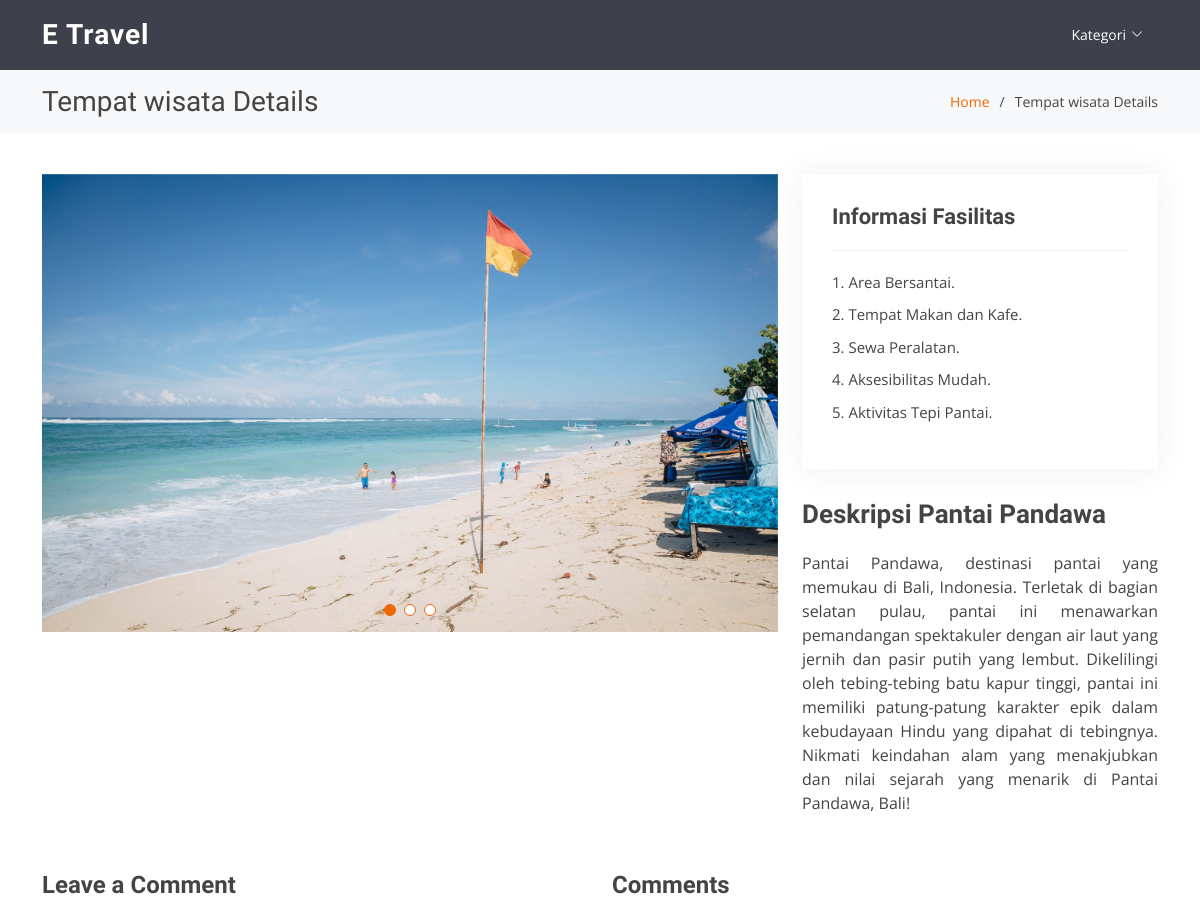
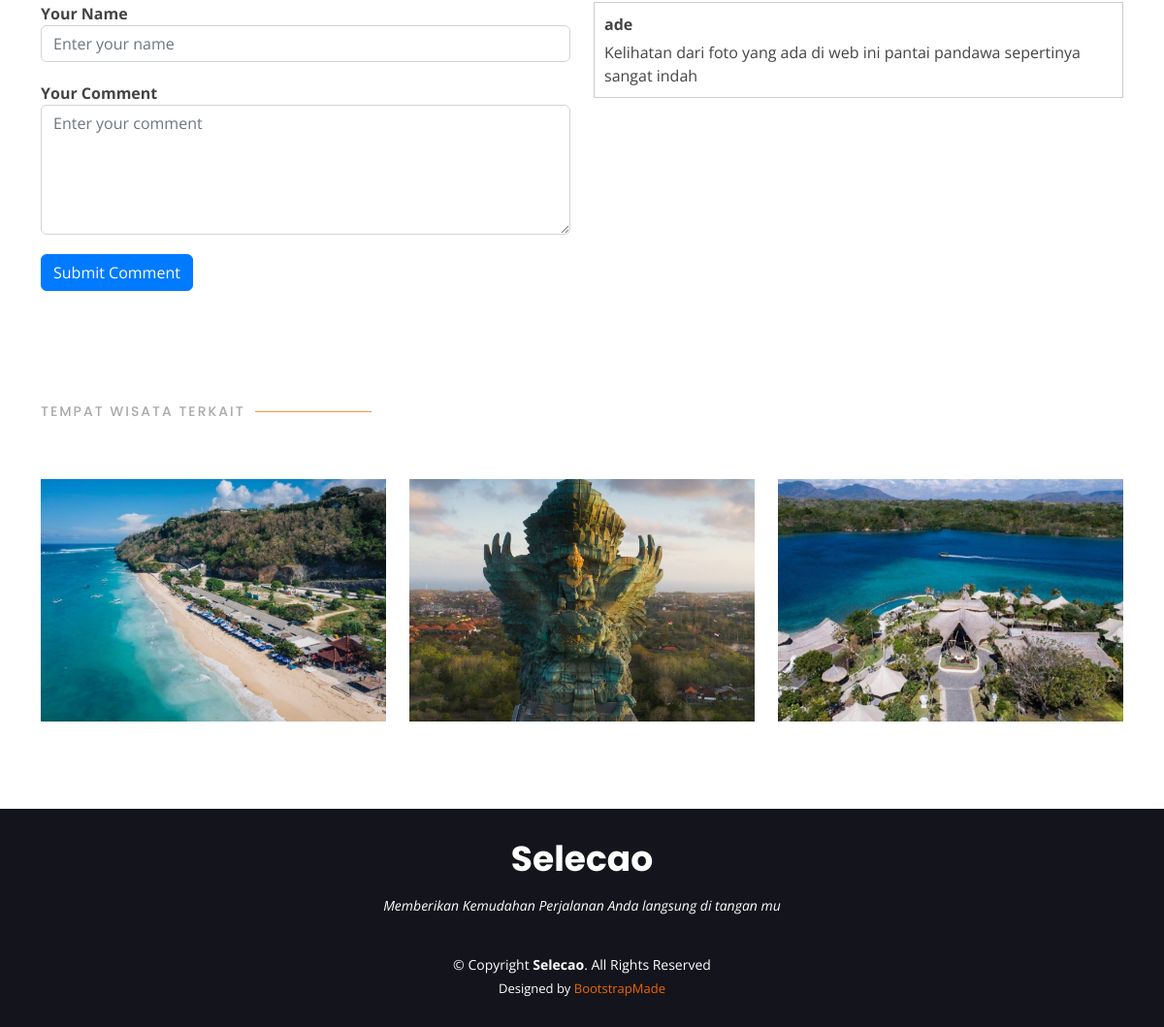
The app's page /portfolio-details.php?id_tempat_wisata=1 with its own data (2 pictures, top to bottom).
### tables this page shows
CREATE TABLE `image` (
  `id_image` int(11) NOT NULL,
  `image` varchar(255) NOT NULL,
  `image_satu` varchar(255) NOT NULL,
  `image_dua` varchar(255) NOT NULL,
  `id_tempat_wisata` int(11) NOT NULL
);

CREATE TABLE `fasilitas` (
  `id_fasilitas` int(11) NOT NULL,
  `deskripsi_fasilitas` text NOT NULL,
  `id_tempat_wisata` int(11) NOT NULL
);

CREATE TABLE `tempat_wisata` (
  `id_tempat_wisata` int(11) NOT NULL,
  `name_tw` varchar(255) NOT NULL,
  `deskripsi` text NOT NULL,
  `image_tw` varchar(255) NOT NULL,
  `id_daerah_wisata` int(11) NOT NULL,
  `id_kategori` int(11) NOT NULL
);

CREATE TABLE `komentar` (
  `id_komentar` int(11) NOT NULL,
  `komentar` text NOT NULL,
  `name_user` varchar(100) NOT NULL,
  `id_tempat_wisata` int(11) NOT NULL
);

### public/portfolio-details.php (the view, shortened to what this page needs)
<!DOCTYPE html>
<html lang="en">
<head>
    <link href="assets/vendor/animate.css/animate.min.css" rel="stylesheet">
    <link href="assets/vendor/aos/aos.css" rel="stylesheet">
    <link href="assets/vendor/bootstrap/css/bootstrap.min.css" rel="stylesheet">
    <link href="assets/vendor/bootstrap-icons/bootstrap-icons.css" rel="stylesheet">
    <link href="assets/vendor/boxicons/css/boxicons.min.css" rel="stylesheet">
    <link href="assets/vendor/glightbox/css/glightbox.min.css" rel="stylesheet">
    <link href="assets/vendor/remixicon/remixicon.css" rel="stylesheet">
    <link href="assets/vendor/swiper/swiper-bundle.min.css" rel="stylesheet">
    <link href="assets/css/style.css" rel="stylesheet">
</head>
<body>
    <header id="header" class="fixed-top d-flex align-items-center  ">
    <div class="container d-flex align-items-center justify-content-between">
      <div class="logo">
        <h1><a href="index.php">E Travel</a></h1>
      </div>
      <nav id="navbar" class="navbar">
        <ul>
          <li class="dropdown"><a href="#"><span>Kategori</span> <i class="bi bi-chevron-down"></i></a>
          </li>
        </ul>
      </nav>
      </div>
  </header>
    <main id="main">
        <section id="breadcrumbs" class="breadcrumbs">
            <div class="container">
                <div class="d-flex justify-content-between align-items-center">
                    <h2>Tempat wisata Details</h2>
                    <ol>
                        <li><a href="index.php">Home</a></li>
                        <li>Tempat wisata Details</li>
                    </ol>
                </div>
            </div>
        </section>
        <section id="portfolio-details" class="portfolio-details">
            <div class="container">
                <div class="row gy-4">
                    <div class="col-lg-8">
                        <div class="portfolio-details-slider swiper">
                            <div class="swiper-wrapper align-items-center">
                                <?php
                                include "../config/config.php";
                                $id_tempat_wisata = $_GET['id_tempat_wisata'];
                                $data = mysqli_query($host, "SELECT * FROM `image` WHERE `id_tempat_wisata` = $id_tempat_wisata");
                                while ($d = mysqli_fetch_array($data)) {
                                ?>
                                    <div class="swiper-slide">
                                        <img src="../admin/assets/img/<?php echo $d["image"]; ?>" data-gallery="portfolioGallery" class="portfolio-lightbox preview-link" alt="">
                                    </div>
                                <?php
                                }
                                ?>
                            </div>
                            <div class="swiper-pagination"></div>
                        </div>
                    </div>
                    <div class="col-lg-4">
                        <?php
                        $query = "SELECT deskripsi_fasilitas FROM fasilitas WHERE id_tempat_wisata = $id_tempat_wisata";
                        $result = mysqli_query($host, $query);
                        $row = mysqli_fetch_assoc($result);
                        $description = $row['deskripsi_fasilitas'];
                        $items = explode("\n", $description);
                        ?>
                        <div class="portfolio-info">
                            <h3>Informasi Fasilitas</h3>
                            <ul>
                                <?php foreach ($items as $item) { ?>
                                    <?php if (!empty($item)) { ?>
                                        <li><strong></strong> <?php echo trim($item); ?><br></li>
                                    <?php } ?>
                                <?php } ?>
                            </ul>
                        </div>
                        <?php
                        $query = "SELECT name_tw, deskripsi FROM tempat_wisata WHERE id_tempat_wisata = $id_tempat_wisata";
                        $result = mysqli_query($host, $query);
                        if ($result && mysqli_num_rows($result) > 0) {
                            $row = mysqli_fetch_assoc($result);
                            $name_tw = $row['name_tw'];
                            $deskripsi = $row['deskripsi'];
                        } else {
                            $name_tw = "Title Not Found";
                            $deskripsi = "Description Not Found";
                        }
                        ?>
                        <div class="portfolio-description">
                            <h2>Deskripsi <?php echo $name_tw; ?></h2>
                            <p style="text-align: justify;">
                                <?php echo $deskripsi; ?>
                            </p>
                        </div>
                    </div>
                    <div class="portfolio-comments">
                        <div class="row">
                            <div class="col-lg-6">
                                <h3>Leave a Comment</h3>
                                <form class="comment-form" action="proses-add.php" method="post">
                                    <div class="form-group">
                                        <label for="name">Your Name</label>
                                        <input type="text" class="form-control" id="name" name="name_komentar" placeholder="Enter your name" required>
                                    </div>
                                    <div class="form-group">
                                        <label for="comment">Your Comment</label>
                                        <textarea class="form-control" id="comment" rows="5" placeholder="Enter your comment" name="komentar" required></textarea>
                                    </div>
                                    <button type="submit" class="btn btn-primary" name="submit_komentar">Submit Comment</button>
                                </form>
                            </div>
                            <div class="col-lg-6">
                                <div class="comment-list">
                                    <h3>Comments</h3>
                                    <?php
                                    include "../config/config.php";
                                    $data = mysqli_query($host, "SELECT * FROM `komentar` WHERE id_tempat_wisata = $id_tempat_wisata");
                                    ?>
                                    <?php foreach ($data as $comment) : ?>
                                        <div class="comment">
                                            <div class="comment-author"><?php echo $comment['name_user']; ?></div>
                                            <div class="comment-content"><?php echo $comment['komentar']; ?></div>
                                        </div>
                                    <?php endforeach; ?>
                                </div>
                            </div>
                        </div>
                    </div>
                </div>
            </div>
        </section>
                <section id="portfolio" class="portfolio">
                <div class="container">
                    <div class="section-title" data-aos="fade-up">
                    <h2>Tempat Wisata Terkait</h2>
                    </div>
                    <div class="row">
                    <div class="container">
                        <div class="row portfolio-container" data-aos="fade-up">
                        <?php
                        include "../config/config.php";
                        $data = mysqli_query($host, "SELECT `tw`.`id_tempat_wisata`, `tw`.`name_tw`, `tw`.`deskripsi`, `tw`.`image_tw`, `dw`.`name_dw`, `ka`.`id_kategori`, `ka`.`name_kategori`
                        FROM `tempat_wisata` AS `tw`
                        JOIN `daerah_wisata` AS `dw` ON `tw`.`id_daerah_wisata` = `dw`.`id_daerah_wisata`
                        JOIN `kategori` AS `ka` ON `tw`.`id_kategori` = `ka`.`id_kategori`
                        WHERE `tw`.`id_daerah_wisata` = (SELECT `id_daerah_wisata` FROM `tempat_wisata` WHERE `id_tempat_wisata` = '$id_tempat_wisata')");
                        while ($d = mysqli_fetch_array($data)) {
                        ?>
                            <div class="col-lg-4 col-md-6 portfolio-item filter-card">
                            <div class="portfolio-img"><img src="../admin/assets/img/<?php echo $d["image_tw"]; ?>" class="img-fluid" alt="image"></div>
                            </div>
                        <?php
                        }
                        ?>
                        </div>
                    </div>
                    </div>
                </div>
                </section>
    </main>
    <footer id="footer">
        <div class="container">
            <h3>Selecao</h3>
            <p>Memberikan Kemudahan Perjalanan Anda langsung di tangan mu</p>
            <div class="copyright">
                &copy; Copyright <strong><span>Selecao</span></strong>. All Rights Reserved
            </div>
            <div class="credits">
                Designed by <a href="https://bootstrapmade.com/">BootstrapMade</a>
            </div>
        </div>
    </footer>
</body>
</html>

### public/assets/css/style.css (style rules this page uses)
body { font-family: "Open Sans", sans-serif; color: #444444; }
a { color: #ef6603; text-decoration: none; }
h1, h2, h3, h4, h5, h6 { font-family: "Raleway", sans-serif; }
#header { height: 70px; transition: all 0.5s; z-index: 997; transition: all 0.5s; background: rgba(42, 44, 57, 0.9); }
#header .logo h1 { font-size: 28px; margin: 0; padding: 0; line-height: 1; font-weight: 700; letter-spacing: 1px; }
#header .logo h1 a, #header .logo h1 a:hover { color: #fff; text-decoration: none; }
.navbar { padding: 0; }
.navbar ul { margin: 0; padding: 0; display: flex; list-style: none; align-items: center; }
.navbar li { position: relative; }
.navbar a, .navbar a:focus { display: flex; align-items: center; justify-content: space-between; padding: 5px 15px 7px 15px; margin-left: 5px; font-size: 14px; color: #fff; white-space: nowrap; transition: 0.3s; border-radius: 50px; }
.navbar a i, .navbar a:focus i { font-size: 12px; line-height: 0; margin-left: 5px; }
section { padding: 60px 0; overflow: hidden; }
.section-title { padding-bottom: 40px; }
.section-title h2 { font-size: 14px; font-weight: 500; padding: 0; line-height: 1px; margin: 0 0 5px 0; letter-spacing: 2px; text-transform: uppercase; color: #aaaaaa; font-family: "Poppins", sans-serif; }
.section-title h2::after { content: ""; width: 120px; height: 1px; display: inline-block; background: #fd9042; margin: 4px 10px; }
.portfolio .portfolio-item { margin-bottom: 30px; }
.portfolio-img { height: 250px; }
.portfolio-img img { width: 100%; height: 100%; object-fit: cover; }
.portfolio .portfolio-item .portfolio-img { overflow: hidden; }
.portfolio .portfolio-item .portfolio-img img { transition: all 0.8s ease-in-out; }
.portfolio-details { padding-top: 40px; }
.portfolio-details .portfolio-details-slider img { width: 100%; }
.portfolio-details .portfolio-details-slider .swiper-pagination { margin-top: 20px; position: relative; }
.portfolio-details .portfolio-info { padding: 30px; box-shadow: 0px 0 30px rgba(42, 44, 57, 0.08); }
.portfolio-details .portfolio-info h3 { font-size: 22px; font-weight: 700; margin-bottom: 20px; padding-bottom: 20px; border-bottom: 1px solid #eee; }
.portfolio-details .portfolio-info ul { list-style: none; padding: 0; font-size: 15px; }
.portfolio-details .portfolio-info ul li+li { margin-top: 10px; }
.portfolio-details .portfolio-description { padding-top: 30px; }
.portfolio-details .portfolio-description h2 { font-size: 26px; font-weight: 700; margin-bottom: 20px; }
.portfolio-details .portfolio-description p { padding: 0; }
.breadcrumbs { padding: 15px 0; margin-top: 70px; background: #f7f8f9; min-height: 40px; }
.breadcrumbs h2 { font-size: 28px; font-weight: 400; margin: 0; }
.breadcrumbs ol { display: flex; flex-wrap: wrap; list-style: none; padding: 0; margin: 0; font-size: 14px; }
.breadcrumbs ol li+li { padding-left: 10px; }
.breadcrumbs ol li+li::before { display: inline-block; padding-right: 10px; color: #404356; content: "/"; }
#footer { background: #14151c; color: #fff; font-size: 14px; text-align: center; padding: 30px 0; }
#footer h3 { font-size: 36px; font-weight: 700; color: #fff; position: relative; font-family: "Poppins", sans-serif; padding: 0; margin: 0 0 15px 0; }
#footer p { font-size: 15; font-style: italic; padding: 0; margin: 0 0 40px 0; }
#footer .copyright { margin: 0 0 5px 0; }
#footer .credits { font-size: 13px; }

### public/portfolio-details.php (style rules this page uses)
.portfolio-details-slider .swiper-slide img { width: 100%; height: auto; }
.swiper-slide { height: 0; padding-bottom: 56.25%; position: relative; }
.swiper-slide img { position: absolute; top: 0; left: 0; width: 100%; height: 100%; object-fit: cover; }
.portfolio-comments { margin-top: 40px; }
.portfolio-comments h3 { font-size: 24px; font-weight: bold; margin-bottom: 20px; }
.comment-form .form-group { margin-bottom: 20px; }
.comment-form label { font-weight: bold; }
.comment-list .comment { margin-bottom: 20px; border: 1px solid #ccc; padding: 10px; }
.comment .comment-author { font-weight: bold; margin-bottom: 5px; }
.comment .comment-content { margin-top: 5px; }
.comment-list .comment:last-child { margin-bottom: 0; }
.btn-primary { background-color: #007bff; color: #fff; border-color: #007bff; }
.portfolio-img { height: 250px; }
.portfolio-img img { width: 100%; height: 100%; object-fit: cover; }

### records on screen
image: image (picture)
fasilitas: deskripsi_fasilitas "1. Area Bersantai.", deskripsi_fasilitas "2. Tempat Makan dan Kafe.", deskripsi_fasilitas "3. Sewa Peralatan.", deskripsi_fasilitas "4. Aksesibilitas Mudah.", deskripsi_fasilitas "5. Aktivitas Tepi Pantai."
tempat_wisata: name_tw "Pantai Pandawa", deskripsi "Pantai Pandawa, destinasi pantai yang memukau di Bali, Indonesia. Terletak di bagian selatan pulau, pantai ini menawarkan pemandangan spektakuler dengan air laut yang jernih dan pasir putih yang lembut. Dikelilingi oleh tebing-tebing batu kapur tinggi, pantai ini memiliki patung-patung karakter epik dalam kebudayaan Hindu yang dipahat di tebingnya. Nikmati keindahan alam yang menakjubkan dan nilai sejarah yang menarik di Pantai Pandawa, Bali!", image_tw (picture)
komentar: name_user "ade", komentar "Kelihatan dari foto yang ada di web ini pantai pandawa sepertinya sangat indah"
tempat_wisata: image_tw (picture)
tempat_wisata: image_tw (picture)
